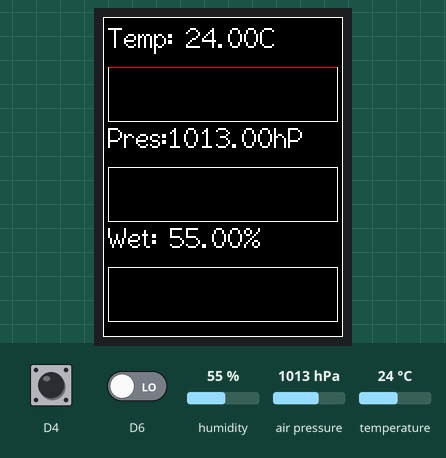
This sketch was run on a simulated ESP8266 (NodeMCU). Shown: 240×320 colour display. The test bench sets the inputs (shaded band); at power-on: humidity 55 %, D4 HIGH, air pressure 1013 hPa, D6 LOW, temperature 24 °C. WiFi joins after 1.5 s; servers stay silent unless stated; what the sketch prints to the serial monitor is not drawn.

Above: at 8.5 s.
8.6 s: humidity set to 22 %
At 9.9 s:
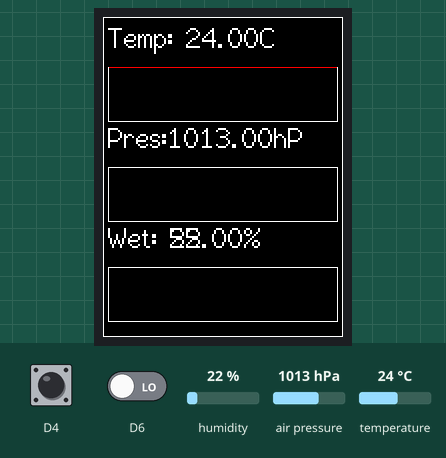
10.5 s: D4 pulled LOW for 0.65 s
At 11.5 s:
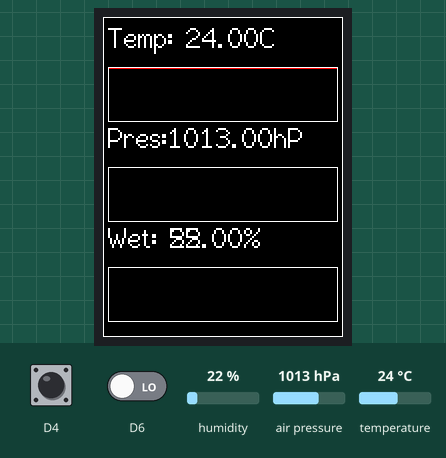
12.6 s: air pressure set to 952 hPa
At 13.9 s:
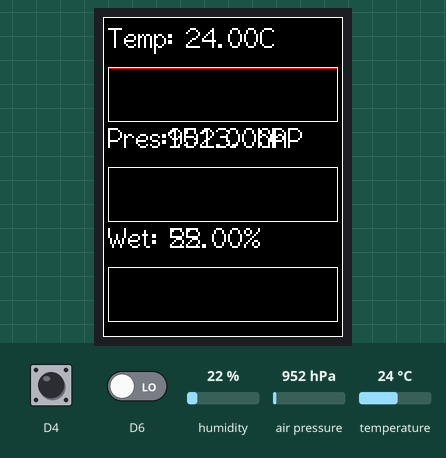
14.3 s: D6 driven HIGH
At 15.4 s:
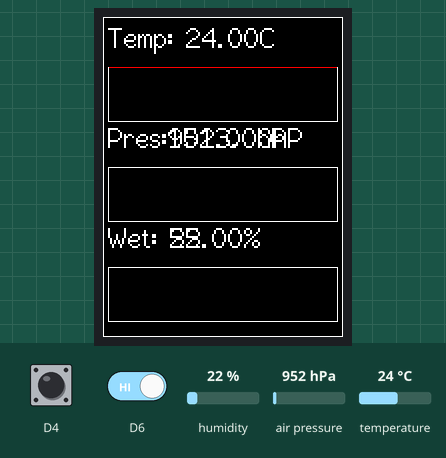
15.9 s: temperature set to 12 °C
At 16.9 s:
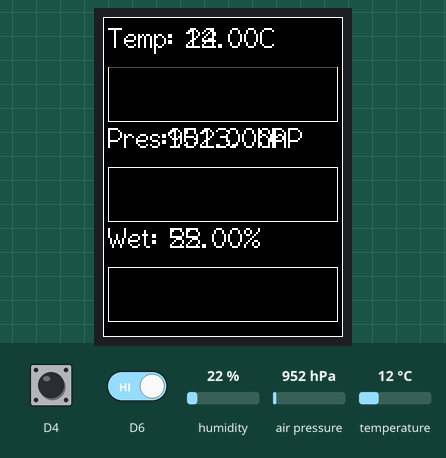
17.6 s: D4 pulled LOW for 1 s
At 18.4 s:
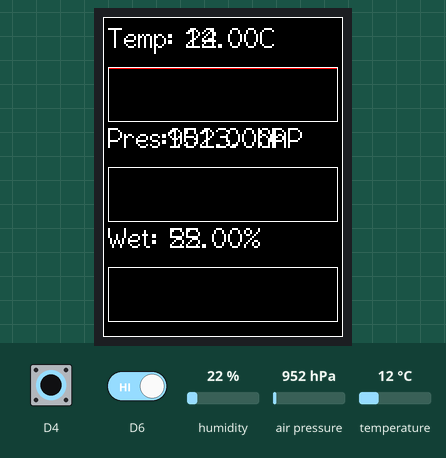
Timing chart, 0 to 20.6 s (numbered marks = the images above; inputs shaded):
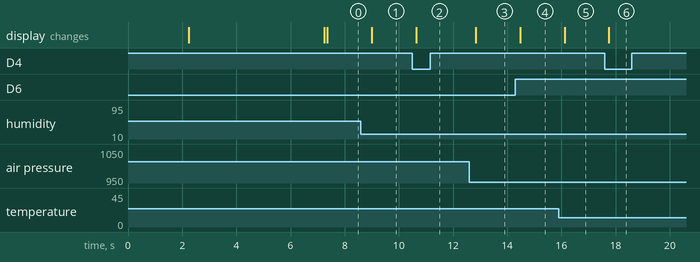

The sketch:

weatherstation.ino
```cpp
// (licence header left out)
#include <Arduino.h>
#include <BME280I2C.h>
#include <ESP8266HTTPClient.h>
#include <ESP8266WebServer.h>
#include <ESP8266WiFi.h>
#include <ESP8266mDNS.h>
#include <SPI.h>
#include <TFT_eSPI.h>
#include <ThingSpeak.h>
#include <Wire.h>

#include <string>
#include <vector>

#define channelID 1234
#define writeAPIKey ""

using namespace std;

const char *ssid = "";
const char *password = "";

/*unsigned long channelID = 480917;
const char *writeAPIKey = "VNWTM48XUPNN4WKM";
*/
HTTPClient http;

int alertBar = 50;

BME280I2C bme;
TFT_eSPI tft = TFT_eSPI();
float pressure;
vector<float> pressure_history;
float temp;
vector<float> temp_history;
float wet;
vector<float> wet_history;
int timer = 0;
bool isAllowedToMail = true;

/*
   Sets the alert bar one unit up if it isn't at the
   maximum.
 */
void ICACHE_RAM_ATTR barUp() {
  if (alertBar < 50) {
    alertBar++;
  }
}

/*
   Sets the alert bar one unit down if it isn't at the
   minimum.
 */
void ICACHE_RAM_ATTR barDown() {
  if (alertBar > 0) {
    alertBar--;
  }
}

/*
   Setup function, which runs when the programm starts.
 */
void setup() {
  Serial.begin(115200);
  Wire.begin(D2, D1);
  while (!bme.begin()) {
    Serial.println("BME280 nicht gefunden!\n");
    delay(1000);
  }
  tft.init();
  tft.setRotation(2);
  tft.fillScreen(ILI9341_BLACK);
  tft.setCursor(0, 0, 2);
  tft.setTextColor(TFT_WHITE, TFT_BLACK);

  tft.setTextSize(2);
  tft.println("Setting up BME");
  tft.println("Connecting to wifi");
  WiFi.begin(ssid, password);
  while (WiFi.status() != WL_CONNECTED) {
    delay(1000);
    Serial.println("Connecting to wifi");
  }
  Serial.println("Connected to wifi");
  tft.println("Connected to wifi");
  Serial.println(WiFi.localIP());
  tft.print("IP: ");
  tft.println(WiFi.localIP());
  tft.println("Attaching Interupts");
  pinMode(D6, INPUT);
  pinMode(D4, INPUT_PULLUP);
  attachInterrupt(digitalPinToInterrupt(D6), barUp, RISING);
  attachInterrupt(digitalPinToInterrupt(D4), barDown, FALLING);
  delay(5000);
  clearDisplay();
}

/*
   Reads the data from the BME.
 */
void DatenAusgeben()  // Unterprogramm zum Auslesen und Anzeigen der Daten
{
  bme.read(
      pressure, temp,
      wet);  // Werte für Druck, Temperatur und Luftfeuchte werden ausgelesen
  if (timer == 120) {
    if (pressure_history.size() >= 225) {
      pressure_history.erase(pressure_history.begin());
      temp_history.erase(temp_history.begin());
      wet_history.erase(wet_history.begin());
    }
    pressure_history.emplace_back(pressure);
    temp_history.emplace_back(temp);
    wet_history.emplace_back(wet);
    timer = 0;
  } else {
    timer++;
  }
}

/*
   Fills the screen black and resets the cursor.
 */
void clearDisplay() {
  tft.fillScreen(ILI9341_BLACK);
  tft.setCursor(0, 0, 2);
}

/*
   Prints the current values on the display and draws the graphs.
 */
void visualizeData() {
  tft.drawRect(0, 0, 240, 320, TFT_WHITE);
  tft.setCursor(5, 5, 2);

  tft.print("Temp: ");
  tft.print(temp);
  tft.println("C");
  tft.fillRect(5, 50, 230, 55, TFT_BLACK);
  tft.drawRect(5, 50, 230, 55, TFT_WHITE);
  for (int i = 0; i < temp_history.size(); i++) {
    tft.drawLine(6 + i, 104 - temp_history[i], 6 + i, 104 - temp_history[i],
                 TFT_WHITE);
  }
  tft.drawLine(6, 100 - alertBar, 233, 100 - alertBar, TFT_RED);

  tft.setCursor(5, 105, 2);
  tft.print("Pres:");
  tft.print(pressure);
  tft.println("hP");
  tft.fillRect(5, 150, 230, 55, TFT_BLACK);
  tft.drawRect(5, 150, 230, 55, TFT_WHITE);
  for (int i = 0; i < pressure_history.size(); i++) {
    tft.drawLine(6 + i, 204 - pressure_history[i] / 4000, 6 + i,
                 204 - pressure_history[i] / 4000, TFT_WHITE);
  }

  tft.setCursor(5, 205, 2);
  tft.print("Wet: ");
  tft.print(wet);
  tft.println("%");
  tft.fillRect(5, 250, 230, 55, TFT_BLACK);
  tft.drawRect(5, 250, 230, 55, TFT_WHITE);
  for (int i = 0; i < wet_history.size(); i++) {
    tft.drawLine(6 + i, 304 - wet_history[i] / 2, 6 + i,
                 304 - wet_history[i] / 2, TFT_WHITE);
  }
}

/*
   The alterManager functions checks if a value is too high and sends an email
   if not already send.
 */
void alertManager() {
  if (isAllowedToMail && temp >= alertBar) {
    sendMail("yannis.storrer@web.de", "The station is too hot", temp);
    isAllowedToMail = false;
  }
  if (!isAllowedToMail && temp < alertBar) {
    isAllowedToMail = true;
  }
}

/*
   The loop function which runs in a loop.
 */
void loop() {
  if (timer == 120) {
    thingSpeakSend();
  }
  DatenAusgeben();
  visualizeData();
  alertManager();
  delay(500);
}

/*
   Sends a mail to an user with a reason and a value which is too high.

   @param email: The mail adress of the targeted user.
   @param reason: The reason to send the mail.
   @param value: THe value which is too high.
 */
void sendMail(String email, String reason, float value) {
  http.begin("https://thawing-journey-71753.herokuapp.com/alert", true);
  http.addHeader("Content-Type", "application/json");
  String postData = "{\"email\": \"";
  postData += email;
  postData += "\", \"reason\": \"";
  postData += reason;
  postData += "\", \"value\": ";
  postData += String(value);
  postData += "}";
  auto httpCode = http.POST(postData);
  String payload = http.getString();
  http.end();
}

/*
  Sends all of the data to ThingSpeak.
*/
void thingSpeakSend() {
  long rssi = WiFi.RSSI();
  WiFiClient client;
  ThingSpeak.begin(client);
  ThingSpeak.setField(1, rssi);
  ThingSpeak.setField(2, temp);
  ThingSpeak.setField(3, pressure);
  ThingSpeak.setField(4, wet);
  ThingSpeak.writeFields(channelID, writeAPIKey);
}
```

Measured:
- after the input at 8.6 s, the display: changes after 0.41 s (image 1)
- after the input at 10.5 s, the display: changes after 0.15 s (image 2)
- after the input at 12.6 s, the display: changes after 0.23 s (image 3)
- after the input at 14.3 s, the display: changes after 0.17 s (image 4)
- after the input at 15.9 s, the display: changes after 0.22 s (image 5)
- after the input at 17.6 s, the display: changes after 0.16 s (image 6)
